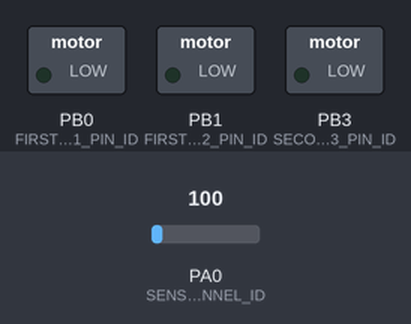
The program below on a simulated ATmega32, built with avr-gcc and emulated at 16 MHz. Shown: switched loads named in the program (green lamp = pin HIGH). Inputs (shaded band) come from the test bench; at power-on: PA0 (SENSOR_CHANNEL_ID) = 100. Pins used as bus, display or sensor lines are not drawn.

Above: at 1.2 s.
1.3 s: PA0 (SENSOR_CHANNEL_ID) set to 127
At 2.5 s:
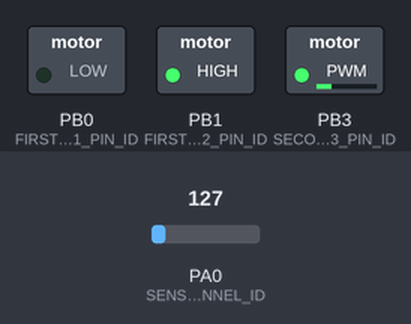
2.8 s: PA0 (SENSOR_CHANNEL_ID) set to 221
4.3 s: PA0 (SENSOR_CHANNEL_ID) set to 250
At 5.5 s:
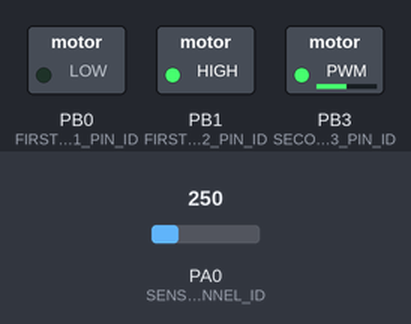
5.8 s: PA0 (SENSOR_CHANNEL_ID) set to 220
At 6.8 s:
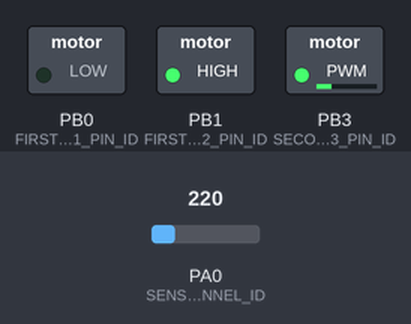
7.3 s: PA0 (SENSOR_CHANNEL_ID) set to 320
At 7.9 s:
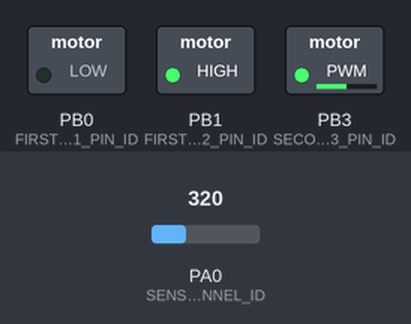
Timing chart, 0 to 9.8 s (numbered marks = the images above; inputs shaded):
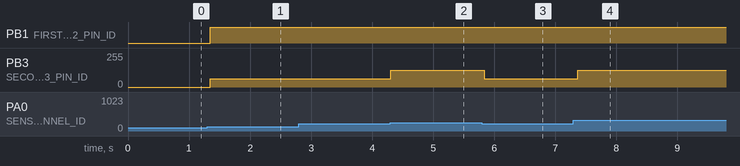

Measured:
- the behaviour switches between 119 and 120 on PA0 (SENSOR_CHANNEL_ID) (found by bisection; images 0 and 1)
- the behaviour switches between 239 and 240 on PA0 (SENSOR_CHANNEL_ID) (found by bisection; images 1 and 2)
- after the input at 1.3 s, PB1 (FIRST_DC_MOTOR_IN2_PIN_ID): LOW → HIGH after 0.05 s; PB3 (SECOND_DC_MOTOR_IN3_PIN_ID): 0/255 → 63/255 after 0.05 s
- after the input at 2.8 s, every drawn part: stays the same
- after the input at 4.3 s, PB3 (SECOND_DC_MOTOR_IN3_PIN_ID): 63/255 → 127/255 at once
- after the input at 5.8 s, PB3 (SECOND_DC_MOTOR_IN3_PIN_ID): 127/255 → 63/255 at once
- after the input at 7.3 s, PB3 (SECOND_DC_MOTOR_IN3_PIN_ID): 63/255 → 127/255 after 0.07 s

The program:

main.c
```c
/*
 ================================================================================================================================
 * File Name   : main.c
 *
 * Description : System control fan speed based on the room temperature
 *
 * Created On  : Oct 13, 2023
 *
 * Author Name : Ahmed Abd Elgleel
 ================================================================================================================================
 */
#include "adc_interface.h"
#include "lcd.h"
#include "lm35_sensor.h"
#include "dc_motor.h"
#include "Internal_mapping_register_private.h"	/* To use the SREG Register */

int main(void)
{
	uint8 temp;
	uint8 fan1State;
	ADC_ConfigType ADC_Configurations = {INTERNAL_VOLT,F_CPU_128};
	/* Enable interrupts by setting I-bit */
	SREG_REG.Bits.I_Bit=1;

	/* Initialize ADC driver */
	ADC_init(&ADC_Configurations);

	/* Initialize Motor driver */
	DcMOTOR_init();

	/* Initialize LCD driver */
	LCD_init();

	/* Display this string "Temp =   C" only one time on LCD at the second row*/
	LCD_moveCursor(1,4);
	LCD_displayString("Temp =    C");

    while(1)
    {
    	/* Get the temperature value */
    	temp = LM35_getTemperature();

		/* Control the duty cycle of the output PWM signal (Fan Speed) based on the temperature value */
		if(temp >= 120)
		{
			/* Rotates the motor with 100% from its speed */
			DCMOTOR_rotateWithControl(ROTATE_CLOCKWISE, 100, FIRST_DC_MOTOR);
			fan1State=ROTATE_CLOCKWISE;
		}
		else if(temp >= 90)
		{
			/* Rotates the motor with 75% from its speed */
			DCMOTOR_rotateWithControl(ROTATE_CLOCKWISE, 75, FIRST_DC_MOTOR);
			fan1State=ROTATE_CLOCKWISE;
		}
		else if(temp >= 60)
		{
			/* Rotates the motor with 50% from its speed */
			DCMOTOR_rotateWithControl(ROTATE_CLOCKWISE, 50, FIRST_DC_MOTOR);
			fan1State=ROTATE_CLOCKWISE;
		}
		else if(temp >= 30)
		{
			/* Rotates the motor with 25% from its speed */
			DCMOTOR_rotateWithControl(ROTATE_CLOCKWISE, 25, FIRST_DC_MOTOR);
			fan1State=ROTATE_CLOCKWISE;
		}
		else
		{
			/* Stop the motor */
			DCMOTOR_rotateWithControl(STOP_ROTATION, 0, FIRST_DC_MOTOR);
			fan1State=STOP_ROTATION;
		}

		/* Display the temperature and FAN state */
		if(fan1State == STOP_ROTATION)
		{
			LCD_moveCursor(0,4);
			LCD_displayString("FAN is OFF");
		}
		else
		{
			LCD_moveCursor(0,4);
			LCD_displayString("FAN is ON ");
		}

		/* Display the temperature value every time at same position */
		LCD_moveCursor(1,11);
		if(temp >= 100)
		{
			LCD_intgerToString(temp);
		}
		else
		{
			LCD_intgerToString(temp);
			/* In case the digital value is two or one digits print space in the next digit place */
			LCD_displayCharacter(' ');
		}
    }
}
```

adc.c
```c
/*
 ================================================================================================================================
 * File Name   : adc.c
 *
 * Module Name : adc
 *
 * Created On  : Oct 13, 2023
 *
 * Author Name : Ahmed Abd Elgleel
 ================================================================================================================================
 */
#include "adc_interface.h"
#include "gpio_interface.h"
#include "adc_private.h"
#include <avr/interrupt.h>

#if USE_ADC_IN_INTERRUPT_MODE
/*******************************************************************************
 *                          Global Variables                                   *
 *******************************************************************************/
volatile uint16 g_adcResult = 0;
#endif

/*******************************************************************************
 *                              Functions Definition                           *
 *******************************************************************************/

/* Description :
 * initiate the ADC module
 */
void ADC_init(const ADC_ConfigType * Config_Ptr)
{
	/* ADMUX Register Bits Description:
	* 	1.ADLAR   = 0 right adjusted
	*   2.MUX4:0  = 00000 to choose channel 0 as initialization
	*   3.REF1:0  = 00 Clear these two bits before setup the required reference voltage value*/
		ADC_ADMUX_REG.Byte = 0;

		/* Setup the reference voltage value inside the REFS1 and REFS0 bits*/
		ADC_ADMUX_REG.Byte|= (Config_Ptr->ref_volt);

		/* ADCSRA Register Bits Description:
		 * ADEN    = 1 Enable ADC
		 * ADIE    = 0 Disable ADC Interrupt
		 * ADATE   = 0 Disable the AUTO trigger
		 * ADPS2:0 = 000 Clear these three bits before setup the required prescaler value
		 */
		ADC_ADCSRA_REG.Bits.ADEN_BIT=1;

		/* Setup the prescaler value inside the ADPS2, ADPS1 and ADPS0 bits*/
		ADCSRA |= Config_Ptr->prescaler;

}

/*
 * Description :
 * Function responsible for read analog data from a certain ADC channel
 * and convert it to digital using the ADC driver.
 */
#if (USE_ADC_IN_INTERRUPT_MODE==FALSE)
uint16 ADC_readChannel(uint8 channel_num)
{
	/*ADC_ADMUX_REG.Byte &= 0xE0;        	 Clear first 5 bits in the ADMUX (channel number MUX4:0 bits) before set the required channel */
	/*ADC_ADMUX_REG.Byte |=channel_num;  	 Choose the correct channel by setting the channel number in MUX4:0 bits */
	ADC_ADMUX_REG.Byte = (ADC_ADMUX_REG.Byte & 0xE0) | (channel_num);

	/*start conversation */
	ADC_ADCSRA_REG.Bits.ADSC_BIT=1;

	/* Wait for conversion to complete, ADIF becomes '1' */
	while(!(ADC_ADCSRA_REG.Bits.ADIF_BIT));
	/* Clear ADIF by write '1' to it for next conversion */
	ADC_ADCSRA_REG.Bits.ADIF_BIT=1;
	/* Read the digital value from the data register */
	return ADC_ADC_REG.Two_Bytes;
}
#else
/* Description :
 * Function to Start  the value of certain channel
 * It is ASynchronous Function
 */
void ADC_readChannel(ch_no channel_num)
{
	/*ADC_ADMUX_REG.Byte &= 0xE0;        	 Clear first 5 bits in the ADMUX (channel number MUX4:0 bits) before set the required channel */
		/*ADC_ADMUX_REG.Byte |=channel_num;  	 Choose the correct channel by setting the channel number in MUX4:0 bits */
	ADC_ADMUX_REG.Byte = (ADC_ADMUX_REG.Byte & 0xE0) | (channel_num);

	/*start conversation */
	ADC_ADCSRA_REG.Bits.ADSC_BIT=1;
}
ISR(ADC_vect)
{
	ADC_ADC_REG.Two_Bytes==g_adcResult;
}
#endif
```

adc_interface.h
```c
/*
 ================================================================================================================================
 * File Name   : adc_interface.h
 *
 * Module Name : adc_interface
 *
 * Created On  : Oct 13, 2023
 *
 * Author Name : Ahmed Abd Elgleel
 ================================================================================================================================
 */
#ifndef ADC_INTERFACE_H_
#define ADC_INTERFACE_H_

#include"std_types.h"

/*******************************************************************************
 *                              	Definition		                           *
 *******************************************************************************/
#define USE_ADC_IN_INTERRUPT_MODE		FALSE

#define ADC_MAXIMUM_VALUE    1023
#define ADC_REF_VOLT_VALUE   2.56
/*******************************************************************************
 *                              	   ENUMS			                       *
 *******************************************************************************/

/* an enum to choose our reference voltage, use it with ADMUX*/
typedef enum
{
	AREF_VOLT=0,AVCC_VOLT=64,RESERVED,INTERNAL_VOLT=192
}ADC_ReferenceVolatge;

/*enum to Choose ADC frequency (prescaler) to make it between 50kHz~200kHz as Fadc = Fcpu / N */
typedef enum
{
	F_CPU_2,F_CPU_2_AGAIN,F_CPU_4,F_CPU_8,F_CPU_16,F_CPU_32,F_CPU_64,F_CPU_128
}ADC_Prescaler;


/*******************************************************************************
 *                             Structures & Union			                   *
 *******************************************************************************/

/* a structure to use it to configure our ADC with function ADC_init*/
typedef struct
{
	ADC_ReferenceVolatge ref_volt;
	ADC_Prescaler prescaler;
}ADC_ConfigType;


#if USE_ADC_IN_INTERRUPT_MODE

/*******************************************************************************
 *                       External Variables                                    *
 *******************************************************************************/
/* Extern Public global variables to be used by other modules */
extern volatile uint16 g_adcResult;
#endif

/*******************************************************************************
 *                             Functions Prototype			                   *
 *******************************************************************************/

/* Description :
 * Function to initiate the ADC module
 * 1. Setup the ADC reference voltage.
 * 2. Setup the ADC prescaler.
 */
void ADC_init(const ADC_ConfigType * Config_Ptr);

#if(USE_ADC_IN_INTERRUPT_MODE==FALSE)
/* Description :
 * Function to read the value of certain channel
 * It is Synchronous Function
 */
uint16 ADC_readChannel(uint8 channel_num);
#else
/* Description :
 * Function to Start  the value of certain channel
 * It is ASynchronous Function
 */
void ADC_readChannel(uint8 channel_num);
#endif
#endif /* ADC_INTERFACE_H_ */
```

dc_motor.c
```c
/*
 ================================================================================================================================
 * File Name   : dc_motor.c
 *
 * Module Name : dc_motor
 *
 * Created On  : Oct 13, 2023
 *
 * Author Name : Ahmed Abd Elgleel
 ================================================================================================================================
 */
#include "dc_motor.h"
#include "gpio_interface.h"
#include "pwm_timer0.h"

/*******************************************************************************
 *                      Functions Definitions                                  *
 *******************************************************************************/

/* Description:
 * The Function to initialize the motors pin and setup the direction for the two motor
 * via using GPIO driver.
 */
void DcMOTOR_init(void)
{
#if defined (USE_FIRST_DC_MOTOR_WITH_CONTROL_SPEED)||defined(USE_FIRST_DC_MOTOR_WITHOUT_CONTROL_SPEED)
	/*define FIRST_DC_MOTOR_IN1_PIN_ID and FIRST_DC_MOTOR_IN2_PIN_ID as output pins */
	GPIO_setupPinDirection(DC_MOTOR_PORT_ID, FIRST_DC_MOTOR_IN1_PIN_ID, PIN_OUTPUT);
	GPIO_setupPinDirection(DC_MOTOR_PORT_ID, FIRST_DC_MOTOR_IN2_PIN_ID, PIN_OUTPUT);
	/*Initially Stop the First Motor */
	GPIO_writePin(DC_MOTOR_PORT_ID, FIRST_DC_MOTOR_IN1_PIN_ID, LOGIC_LOW);
	GPIO_writePin(DC_MOTOR_PORT_ID, FIRST_DC_MOTOR_IN2_PIN_ID, LOGIC_LOW);
#ifdef USE_FIRST_DC_MOTOR_WITH_CONTROL_SPEED
	/*define Enable pin of first motor as output pin*/
	GPIO_setupPinDirection(DC_MOTOR_ENABLE_PORT_ID, FIRST_DC_MOTOR_ENABLE_PIN_ID, PIN_OUTPUT);
#endif
#endif

#if defined(USE_SECOND_DC_MOTOR_WITH_CONTROL_SPEED)||defined(USE_SECOND_DC_MOTOR_WITHOUT_CONTROL_SPEED)
	/*define SECOND_DC_MOTOR_IN3_PIN_ID and SECOND_DC_MOTOR_IN4_PIN_ID as output pins */
	GPIO_setupPinDirection(DC_MOTOR_PORT_ID, SECOND_DC_MOTOR_IN3_PIN_ID, PIN_OUTPUT);
	GPIO_setupPinDirection(DC_MOTOR_PORT_ID, SECOND_DC_MOTOR_IN4_PIN_ID, PIN_OUTPUT);
	/*Initially Stop the Second Motor */
	GPIO_writePin(DC_MOTOR_PORT_ID, SECOND_DC_MOTOR_IN3_PIN_ID, LOGIC_LOW);
	GPIO_writePin(DC_MOTOR_PORT_ID, SECOND_DC_MOTOR_IN4_PIN_ID, LOGIC_LOW);
#ifdef USE_SECOND_DC_MOTOR_WITH_CONTROL_SPEED
	/*define Enable pin of second motor as output pin*/
	GPIO_setupPinDirection(DC_MOTOR_ENABLE_PORT_ID, SECOND_DC_MOTOR_ENABLE_PIN_ID, PIN_OUTPUT);
#endif
#endif
}

/* Description:
 * The function that rotate the DC Motor clock wise ,anti-clockwise or stop the motor
 * In this Function we can control the speed via using PWM
 */
#if defined(USE_FIRST_DC_MOTOR_WITH_CONTROL_SPEED) ||defined( USE_SECOND_DC_MOTOR_WITH_CONTROL_SPEED)
void DCMOTOR_rotateWithControl(uint8 a_state,uint8 a_speed,uint8 a_motorNum )
{
	if(a_motorNum==FIRST_DC_MOTOR)
		{
			if(STOP_ROTATION==a_state)
			{
				GPIO_writePin(DC_MOTOR_PORT_ID, FIRST_DC_MOTOR_IN1_PIN_ID, LOGIC_LOW);
				GPIO_writePin(DC_MOTOR_PORT_ID, FIRST_DC_MOTOR_IN2_PIN_ID, LOGIC_LOW);
			}
			else if(ROTATE_CLOCKWISE==a_state)
			{
				GPIO_writePin(DC_MOTOR_PORT_ID, FIRST_DC_MOTOR_IN1_PIN_ID, LOGIC_LOW);
				GPIO_writePin(DC_MOTOR_PORT_ID, FIRST_DC_MOTOR_IN2_PIN_ID, LOGIC_HIGH);
			}
			else if(ROTATE_ANTI_CLOCKWISE==a_state)
			{
				GPIO_writePin(DC_MOTOR_PORT_ID, FIRST_DC_MOTOR_IN1_PIN_ID, LOGIC_HIGH);
				GPIO_writePin(DC_MOTOR_PORT_ID, FIRST_DC_MOTOR_IN2_PIN_ID, LOGIC_LOW);
			}
			else
			{
				/*Do Nothing*/
			}
			PWM_Timer0_Start(a_speed);
		}
		else if(a_motorNum==SECOND_DC_MOTOR)
		{
			if(STOP_ROTATION==a_state)
			{
				GPIO_writePin(DC_MOTOR_PORT_ID, SECOND_DC_MOTOR_IN3_PIN_ID, LOGIC_LOW);
				GPIO_writePin(DC_MOTOR_PORT_ID, SECOND_DC_MOTOR_IN4_PIN_ID, LOGIC_LOW);
			}
			else if(ROTATE_CLOCKWISE==a_state)
			{
				GPIO_writePin(DC_MOTOR_PORT_ID, SECOND_DC_MOTOR_IN3_PIN_ID, LOGIC_LOW);
				GPIO_writePin(DC_MOTOR_PORT_ID, SECOND_DC_MOTOR_IN4_PIN_ID, LOGIC_HIGH);
			}
			else if(ROTATE_ANTI_CLOCKWISE==a_state)
			{
				GPIO_writePin(DC_MOTOR_PORT_ID, SECOND_DC_MOTOR_IN3_PIN_ID, LOGIC_HIGH);
				GPIO_writePin(DC_MOTOR_PORT_ID, SECOND_DC_MOTOR_IN4_PIN_ID, LOGIC_LOW);
			}
			else
			{
				/*Do Nothing*/
			}
			/*PWM_Timer0_Start( (speed*1.0 / 100) * 255);*/
			/*or implement any other PWM if u use First timer with it*/
		}

}
#endif

/* Description:
 * The function that rotate the DC Motor clock wise ,anti-clockwise or stop the motor
 * In this Function we cannot control the speed where
 * in case clockwise and anti-clockwise the motor will rotate with max speed
 */
#if defined(USE_FIRST_DC_MOTOR_WITHOUT_CONTROL_SPEED) || defined( USE_SECOND_DC_MOTOR_WITHOUT_CONTROL_SPEED)
void DCMOTOR_rotateWithoutControl(uint8 a_state,uint8 a_motorNum)
{
	if(a_motorNum==FIRST_DC_MOTOR)
	{
		if(STOP_ROTATION==a_state)
		{
			GPIO_writePin(DC_MOTOR_PORT_ID, FIRST_DC_MOTOR_IN1_PIN_ID, LOGIC_LOW);
			GPIO_writePin(DC_MOTOR_PORT_ID, FIRST_DC_MOTOR_IN2_PIN_ID, LOGIC_LOW);
		}
		else if(ROTATE_CLOCKWISE==a_state)
		{
			GPIO_writePin(DC_MOTOR_PORT_ID, FIRST_DC_MOTOR_IN1_PIN_ID, LOGIC_LOW);
			GPIO_writePin(DC_MOTOR_PORT_ID, FIRST_DC_MOTOR_IN2_PIN_ID, LOGIC_HIGH);
		}
		else if(ROTATE_ANTI_CLOCKWISE==a_state)
		{
			GPIO_writePin(DC_MOTOR_PORT_ID, FIRST_DC_MOTOR_IN1_PIN_ID, LOGIC_HIGH);
			GPIO_writePin(DC_MOTOR_PORT_ID, FIRST_DC_MOTOR_IN2_PIN_ID, LOGIC_LOW);
		}
		else
		{
			/*Do Nothing*/
		}
	}
	else if(a_motorNum==SECOND_DC_MOTOR)
	{
		if(STOP_ROTATION==a_state)
		{
			GPIO_writePin(DC_MOTOR_PORT_ID, SECOND_DC_MOTOR_IN3_PIN_ID, LOGIC_LOW);
			GPIO_writePin(DC_MOTOR_PORT_ID, SECOND_DC_MOTOR_IN4_PIN_ID, LOGIC_LOW);
		}
		else if(ROTATE_CLOCKWISE==a_state)
		{
			GPIO_writePin(DC_MOTOR_PORT_ID, SECOND_DC_MOTOR_IN3_PIN_ID, LOGIC_LOW);
			GPIO_writePin(DC_MOTOR_PORT_ID, SECOND_DC_MOTOR_IN4_PIN_ID, LOGIC_HIGH);
		}
		else if(ROTATE_ANTI_CLOCKWISE==a_state)
		{
			GPIO_writePin(DC_MOTOR_PORT_ID, SECOND_DC_MOTOR_IN3_PIN_ID, LOGIC_HIGH);
			GPIO_writePin(DC_MOTOR_PORT_ID, SECOND_DC_MOTOR_IN4_PIN_ID, LOGIC_LOW);
		}
		else
		{
			/*Do Nothing*/
		}

	}

}
#endif
```

dc_motor.h
```c
/*
 ================================================================================================================================
 * File Name   : dc_motor.h
 *
 * Module Name : dc_motor
 *
 * Created On  : Oct 13, 2023
 *
 * Author Name : Ahmed Abd Elgleel
 ================================================================================================================================
 */
#ifndef DC_MOTOR_H_
#define DC_MOTOR_H_

#include "std_types.h"


/*******************************************************************************
 *                               Definition                                    *
 *******************************************************************************/
#define USE_FIRST_DC_MOTOR_WITH_CONTROL_SPEED
/*#define USE_SECOND_DC_MOTOR_WITH_CONTROL_SPEED*/


#define DC_MOTOR_PORT_ID 				PORTB_ID
#define FIRST_DC_MOTOR_IN1_PIN_ID 		PIN0_ID
#define FIRST_DC_MOTOR_IN2_PIN_ID 		PIN1_ID
#define SECOND_DC_MOTOR_IN3_PIN_ID 		PIN3_ID
#define SECOND_DC_MOTOR_IN4_PIN_ID 		PIN4_ID

#define DC_MOTOR_ENABLE_PORT_ID 		PORTB_ID
#define FIRST_DC_MOTOR_ENABLE_PIN_ID  	PIN3_ID
#define SECOND_DC_MOTOR_ENABLE_PIN_ID  	PIN3_ID

#define FIRST_DC_MOTOR		1
#define SECOND_DC_MOTOR		2

#define STOP_ROTATION			0
#define ROTATE_CLOCKWISE		1
#define ROTATE_ANTI_CLOCKWISE	2

/*******************************************************************************
 *                              Functions Prototypes                           *
 *******************************************************************************/

/* Description:
 * The Function to initialize the motors pin and setup the direction for the two motor
 * via using GPIO driver.
 */
void DcMOTOR_init(void);

/* Description:
 * The function that rotate the DC Motor clock wise ,anti-clockwise or stop the motor
 * In this Function we can control the speed via using PWM
 */
#if defined(USE_FIRST_DC_MOTOR_WITH_CONTROL_SPEED) ||defined( USE_SECOND_DC_MOTOR_WITH_CONTROL_SPEED)
void DCMOTOR_rotateWithControl(uint8 a_state,uint8 a_speed,uint8 a_motorNum );
#endif

/* Description:
 * The function that rotate the DC Motor clock wise ,anti-clockwise or stop the motor
 * In this Function we cannot control the speed where
 * in case clockwise and anti-clockwise the motor will rotate with max speed
 */
#if defined(USE_FIRST_DC_MOTOR_WITHOUT_CONTROL_SPEED) || defined( USE_SECOND_DC_MOTOR_WITHOUT_CONTROL_SPEED)
void DCMOTOR_rotateWithoutControl(uint8 a_state,uint8 a_motorNum)
#endif

#endif /* DC_MOTOR_H_ */
```

lm35_sensor.c
```c
/*
 ================================================================================================================================
 * File Name   : lm35_sensor.c
 *
 * Module Name : Temperature Sensor
 *
 * Created On  : Oct 13, 2023
 *
 * Author Name : Ahmed Abd Elgleel
 ================================================================================================================================
 */

#include "lm35_sensor.h"

#include "adc_interface.h"

/*
 * Description :
 * Function responsible for calculate the temperature from the ADC digital value.
 */
uint8 LM35_getTemperature(void)
{
	uint8 temp_value = 0;

	uint16 adc_value = 0;

	/* Read ADC channel where the temperature sensor is connected */
	adc_value = ADC_readChannel(SENSOR_CHANNEL_ID);

	/* Calculate the temperature from the ADC value*/
	temp_value = (uint8)(((uint32)adc_value*SENSOR_MAX_TEMPERATURE*ADC_REF_VOLT_VALUE)/(ADC_MAXIMUM_VALUE*SENSOR_MAX_VOLT_VALUE));

	return temp_value;
}
```

Source omitted: lm35_sensor.h (1251 bytes), pwm_timer0.c (1564 bytes), pwm_timer0.h (951 bytes), lcd.c (7994 bytes), lcd.h (3347 bytes), l_mapping_register_private.h (833 bytes), adc_private.h (2327 bytes), common_macros.h (1341 bytes), gpio.c (7176 bytes), gpio_interface.h (3729 bytes), gpio_private.h (3206 bytes), pwm_timer0_private.h (2146 bytes) and 1 more
